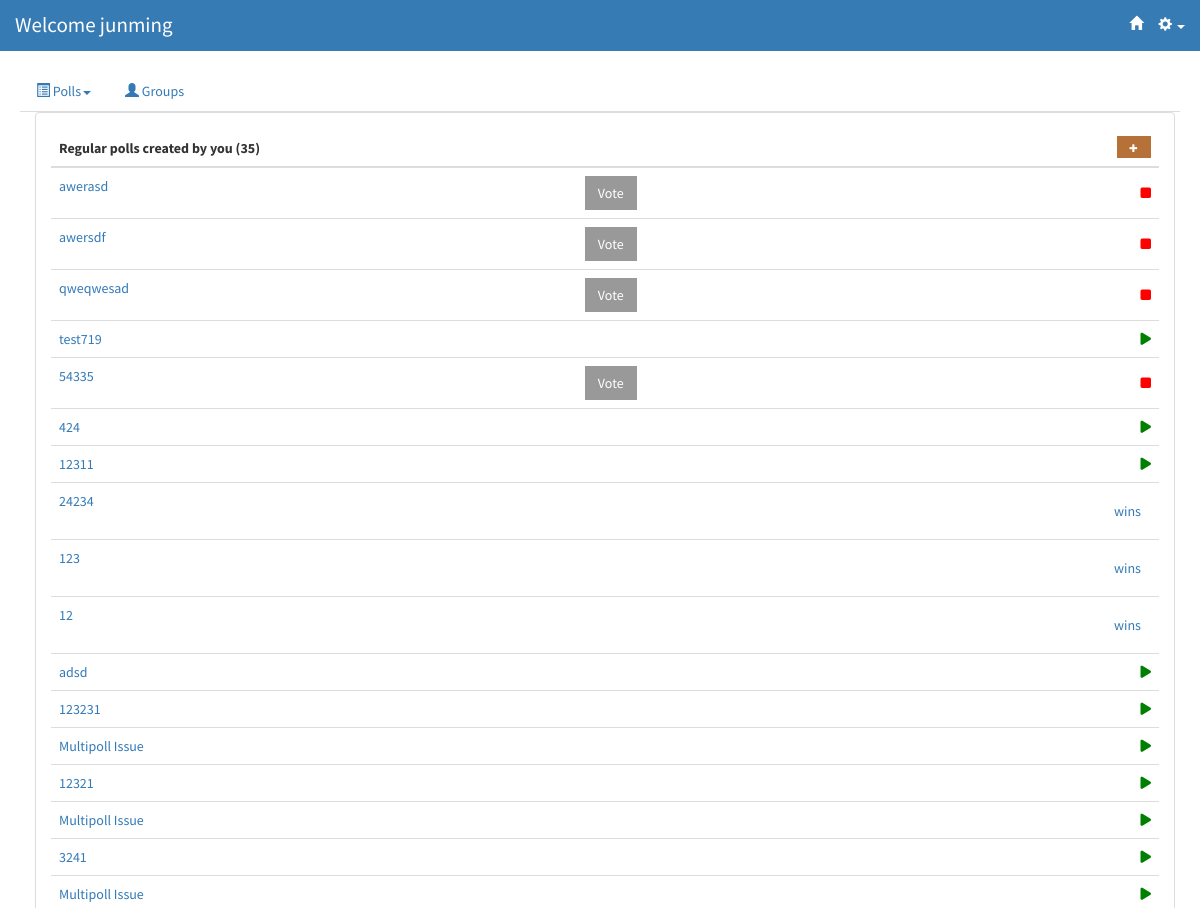
The page /polls/regular_polls (signed in, upper part) on the database as committed earlier.
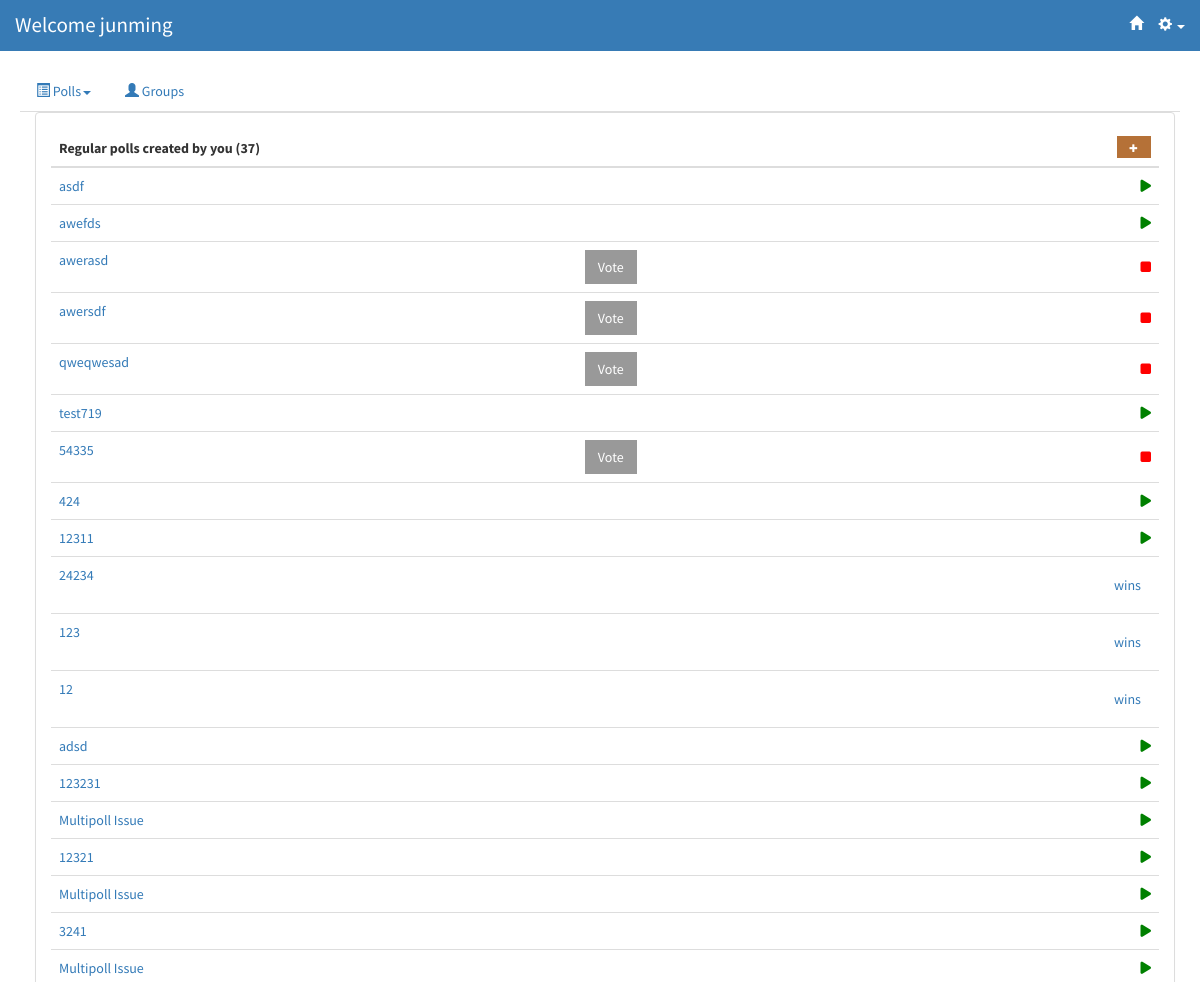
The same page on the database as committed later.
### polls/models.py (models this page shows, shortened)
@python_2_unicode_compatible
class Question(models.Model):
    question_text = models.CharField(max_length=20)
    question_desc = models.CharField(max_length=500, null=True, blank=True)
    image = models.ImageField(upload_to='static/img/items/', blank=True, null=True)
    imageURL = models.CharField(max_length=500, blank=True, null=True)
    pub_date = models.DateTimeField('date published')
    follow_up = models.OneToOneField('Question', on_delete=models.CASCADE, null = True, blank = True)
    question_owner = models.ForeignKey(User, null=True)
    question_voters = models.ManyToManyField(User, related_name='poll_participated')
    status = models.IntegerField(default=1)
    display_pref = models.IntegerField(default=1)
    emailInvite = models.BooleanField(default=True)
    emailDelete = models.BooleanField(default=True)
    emailStart = models.BooleanField(default=True)
    emailStop = models.BooleanField(default=True)
    poll_algorithm = models.IntegerField(default=1)
    question_type = models.IntegerField(default=1)
    winner = models.CharField(max_length=200)
    m_poll = models.BooleanField(default=False)
    open = models.BooleanField(default=False)

### polls/views.py (the view)
class RegularPollsView(generic.ListView):
    template_name = 'polls/regular_polls.html'
    context_object_name = 'question_list'
    def get_queryset(self):
        return Question.objects.all()
    def get_context_data(self, **kwargs):
        ctx = super(RegularPollsView, self).get_context_data(**kwargs)
        ctx['polls_created'] = Question.objects.filter(question_owner = self.request.user, m_poll = False).order_by('-pub_date')
        ctx['polls_participated'] = self.request.user.poll_participated.filter(m_poll = False).exclude(question_owner = self.request.user).order_by('-pub_date')
        return ctx

### polls/templates/polls/regular_polls.html (shortened to what this page needs)
{% extends 'polls/base.html' %}
{% block content %}
<div class="container" >
    <div name="created" class="panel panel-default">
        <div class="panel-body">
        <table style = "width:100%;" class="table" name="created">
            <thead>
                <tr>
                    <th>
		                  Regular polls created by you ({{ polls_created|length }})
                    </th>
                    <th></th>
                    <th>
                            <a href="{% url 'polls:AddStep1' %}" style='font-size:60%; float:right;' class="btn btn-yellow">
                                    <span class="glyphicon glyphicon-plus"></span>
                            </a>
                    </th>
                </tr>
            </thead>
            {% for question in polls_created %}
                <tr>
                    <td>
                        <a href="{% url 'polls:pollinfo' question.id %}" data-toggle="tooltip" data-placement="right" title="Description: {%if question.question_desc %} {{question.question_desc}} {%else%} None. {%endif%}">{{ question.question_text }}</a>
                    </td>
                    <td style="vertical-align:middle">
                        {% if question.status == 2 %}
                            <a href="{% url 'polls:detail' question.id %}" class ="btn btn-dark" role="button" >Vote</a>
                        {% endif %}
                    </td>
                    {% if question.status == 1 %}
                        <td style="vertical-align:middle">
                            <div class="start-icon">
                            <i class="fa fa-play" aria-hidden="true" data-toggle="modal" data-target="#confirm-start{{ question.id }}"></i>
                            </div>
                        </td>
                    {% elif question.status == 2 %}
                        <td style="vertical-align:middle">
                            <div class="stop-icon">
                            <i class="fa fa-stop" aria-hidden="true" data-toggle="modal" data-target="#confirm-stop{{ question.id }}"></i>
                            </div>
                        </td>
                    {% elif question.status == 3 %}
                            <td>
                                {% if question.question_type == 1 %}
                                    <a style="float:right;margin:10px" href="{% url 'polls:voteresults' question.id %}" >
                                        {{question.winner}} wins
                                    </a>
                                {% endif %}
                            </td>
                    {% endif %}
                </tr>
            {% endfor %}
        </table>
        </div>
    </div>
</div>
{% endblock %}

Rows that differ between the two databases and show on the page:
added Question: question_text "asdf"
added Question: question_text "awefds"
Other text that changed with them:
{{ polls_created|length }}: "35" → "37"
